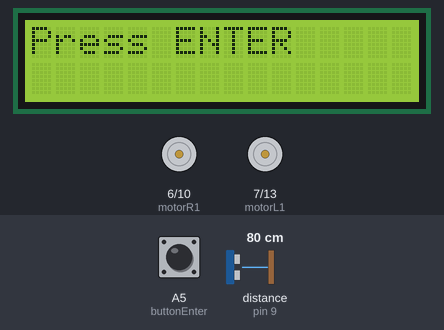
The sketch below on a simulated Arduino Uno, built with avr-gcc and run on an emulated ATmega328P. On the bench: 16×2 character LCD, motor-driver pin pairs drawn as motors (green arrow = first pin HIGH = forward, orange = second pin HIGH = backward, longer = more drive). Inputs (shaded band) come from the test bench; at power-on: A5 (buttonEnter) LOW, distance to the obstacle (sensor on pin 9) 80 cm. The echo pulse lasts 58.3 µs per cm.

Above: at 1.2 s.
1.3 s: A5 (buttonEnter) pulled HIGH for 0.15 s
At 2.7 s:
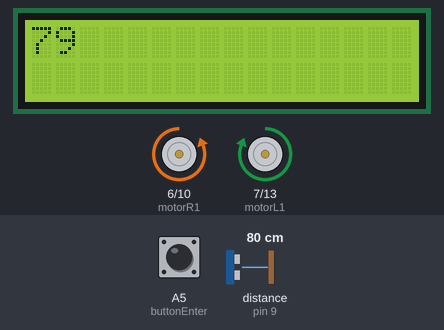
4.4 s: distance to the obstacle (sensor on pin 9) set to 10 cm
At 5.6 s:
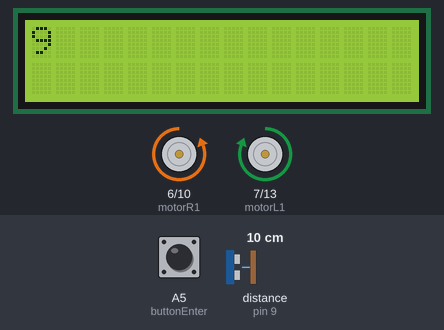
5.9 s: distance to the obstacle (sensor on pin 9) set to 7 cm
At 6.3 s:
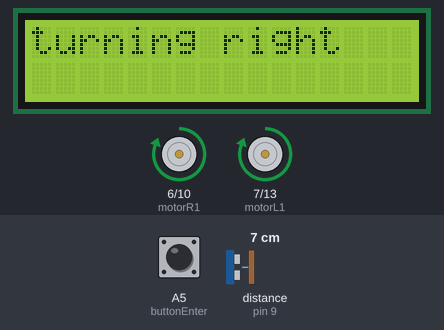
7.4 s: distance to the obstacle (sensor on pin 9) set to 9 cm
At 8.0 s:
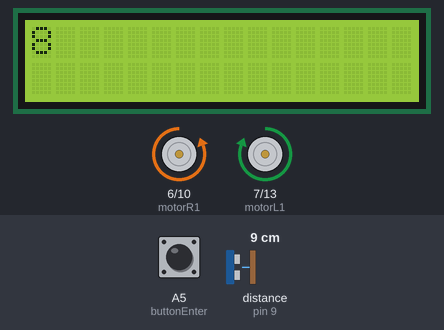
9.0 s: distance to the obstacle (sensor on pin 9) set to 2 cm
At 9.8 s:
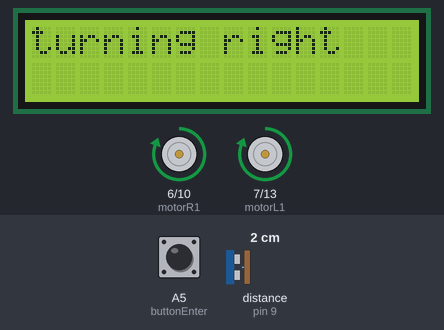
Timing chart, 0 to 11.5 s (numbered marks = the images above; inputs shaded):
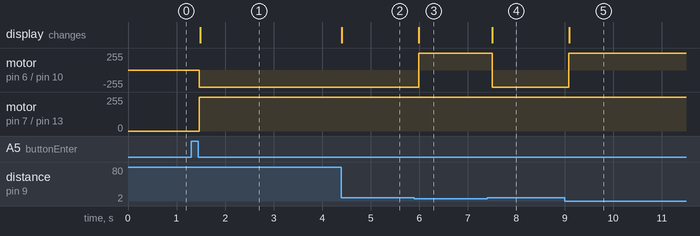

Measured:
- the behaviour switches between 9 and 8 cm on distance to the obstacle (sensor on pin 9) (found by bisection; images 2 and 3)
- after the input at 1.3 s, motor on pin 6 (motorR1) / pin 10 (motorR2): stopped → backward 255/255 after 0.17 s; motor on pin 7 (motorL1) / pin 13 (motorL2): stopped → forward 255/255 after 0.17 s; the display: changes after 0.19 s (image 1)
- after the input at 4.4 s, the display: changes at once (image 2)
- after the input at 5.9 s, motor on pin 6 (motorR1) / pin 10 (motorR2): backward 255/255 → forward 255/255 after 0.09 s; the display: changes after 0.09 s (image 3)
- after the input at 7.4 s, motor on pin 6 (motorR1) / pin 10 (motorR2): forward 255/255 → backward 255/255 after 0.10 s; the display: changes after 0.11 s (image 4)
- after the input at 9.0 s, motor on pin 6 (motorR1) / pin 10 (motorR2): backward 255/255 → forward 255/255 after 0.09 s; the display: changes after 0.09 s (image 5)

The sketch:

Robot.ino
```cpp
/***************************************************************************************
 * Project:      Obstacle-Aware Arduino Robot (LCD UI)
 * File:         Robot.ino
 * Author:       Yaseen Mohamed
 * Date:         24 April 2024
 * Version:      v1.0
 *
 * Summary:
 *   Arduino robot firmware featuring:
 *   - 16×2 LCD UI (LiquidCrystal)
 *   - Ultrasonic distance sensing (TRIG/ECHO)
 *   - Single-button state control (idle ↔ active)
 *   - Forward motion + automatic right-turn avoidance when obstacles are close
 *
 * Notes:
 *   - Button input is configured as INPUT (not INPUT_PULLUP). Ensure you have a
 *     proper pull-up/pull-down resistor in hardware so the pin isn't floating.
 *   - Motor pins assume an H-bridge / motor driver is used (not direct motor drive).
 ***************************************************************************************/

// include the library code for the LCD:
#include <LiquidCrystal.h>

// LCD pin mapping (4-bit mode)
const int rs = 12, en = 11, d4 = 5, d5 = 4, d6 = 3, d7 = 2;
LiquidCrystal lcd(rs, en, d4, d5, d6, d7);

// Ultrasonic sensor pin mapping
int trig = 8, echo = 9;

// Motor driver control pins (two motors, two direction pins each)
int motorR1 = 6, motorL1 = 7, motorR2 = 10, motorL2 = 13;

// Single "Enter" button pin
int buttonEnter = A5;

// State machine: 0 = idle, 1 = active
bool state = 0;

// Forward declarations
void stop();
void fw();
void bw();
void RR();
int  usdistcm();
bool checkbutton(int button);

/**
 * setup()
 * Purpose:
 *   One-time initialization for LCD, sensors, motors, and button I/O.
 */
void setup() {
  // set up the LCD's number of columns and rows:
  lcd.begin(16, 2);

  pinMode(trig, OUTPUT);
  pinMode(echo, INPUT);

  pinMode(motorL1, OUTPUT);
  pinMode(motorR1, OUTPUT);
  pinMode(motorL2, OUTPUT);
  pinMode(motorR2, OUTPUT);

  // NOTE: INPUT requires external pull-up/pull-down resistor.
  // If your button is wired to ground, consider INPUT_PULLUP and invert logic.
  pinMode(buttonEnter, INPUT);
}

/**
 * loop()
 * Purpose:
 *   Main state machine:
 *   - Idle: stop motors and prompt user to press Enter
 *   - Active: drive forward, display distance, and avoid obstacles by turning right
 */
void loop() {

  // -------------------- IDLE MODE --------------------
  if (state == 0) {
    stop();

    lcd.clear();
    lcd.setCursor(0, 0);
    lcd.print("Press ENTER");

    // Wait until the Enter button is pressed
    while (checkbutton(buttonEnter) == 0) {
      delay(50);
    }

    state = 1;  // move to active mode
  }

  // -------------------- ACTIVE MODE --------------------
  lcd.clear();
  fw();

  // Display live distance (cm) on the first line
  lcd.setCursor(0, 0);
  lcd.print(usdistcm());

  // Soft slow-down / short pause when approaching obstacles to ensure obstacle is detected and not a glitch
  if (usdistcm() < 10) {
    delay(100);
  }

  // If very close, repeatedly turn right until distance increases
  while (usdistcm() <= 7) {
    RR();
    lcd.clear();
    lcd.print("turning right");
    delay(500);
  }

  // If Enter is pressed again, return to idle mode
  if (checkbutton(buttonEnter) == 1) {
    state = 0;
  }
}

/**
 * stop()
 * What:
 *   Stops both motors by setting all motor driver control pins LOW.
 * Why:
 *   Used in idle mode and as a safe default state.
 */
void stop() {
  digitalWrite(motorL1, LOW);
  digitalWrite(motorL2, LOW);
  digitalWrite(motorR2, LOW);
  digitalWrite(motorR1, LOW);
}

/**
 * fw()
 * What:
 *   Commands both motors to drive forward (based on motor wiring).
 * Why:
 *   Main motion behavior in active mode.
 */
void fw() {
  digitalWrite(motorL1, HIGH);
  digitalWrite(motorL2, LOW);
  digitalWrite(motorR2, HIGH);
  digitalWrite(motorR1, LOW);
}

/**
 * bw()
 * What:
 *   Commands both motors to drive backward (based on motor wiring).
 * Note:
 *   Not used in the current main loop, but kept as a helper for future behaviors.
 */
void bw() {
  digitalWrite(motorL1, LOW);
  digitalWrite(motorL2, HIGH);
  digitalWrite(motorR2, LOW);
  digitalWrite(motorR1, HIGH);
}

/**
 * RR()
 * What:
 *   Right-turn behavior (one motor forward, the other backward).
 * Why:
 *   Used as obstacle-avoidance response when the ultrasonic sensor detects a close object.
 */
void RR() {
  digitalWrite(motorL1, HIGH);
  digitalWrite(motorL2, LOW);
  digitalWrite(motorR2, LOW);
  digitalWrite(motorR1, HIGH);
}

/**
 * usdistcm()
 * What:
 *   Measures distance in centimeters using an ultrasonic sensor (TRIG/ECHO).
 * How:
 *   - Sends a 10 µs trigger pulse
 *   - Uses pulseIn() to time the echo duration
 *   - Converts time to distance (cm) using speed-of-sound approximation
 * Returns:
 *   Approximate distance in cm (integer).
 */
int usdistcm() {
  digitalWrite(trig, HIGH);
  delayMicroseconds(10);
  digitalWrite(trig, LOW);

  // Conversion: distance(cm) ≈ duration(µs) * 0.017
  // (speed of sound ~ 343 m/s; round-trip accounted for)
  return 0.017 * pulseIn(echo, HIGH);
}

/**
 * checkbutton(button)
 * What:
 *   Detects a button press from a specific button and waits for release (simple debounce), and is run regularly in code loop to check for press.
 * How:
 *   - Checks for HIGH
 *   - Short delay for debounce
 *   - If still HIGH, blocks until button is released
 * Returns:
 *   true  (1) if a full press-and-release occurred
 *   false (0) otherwise
 *
 */
bool checkbutton(int button) {
  if (digitalRead(button) == 1)
    delay(2);

  if (digitalRead(button) == 1) {
    // Wait until the user releases the button
    while (digitalRead(button) == HIGH) {
      delay(50);
    }
    return 1;
  } else {
    return 0;
  }
}
```
